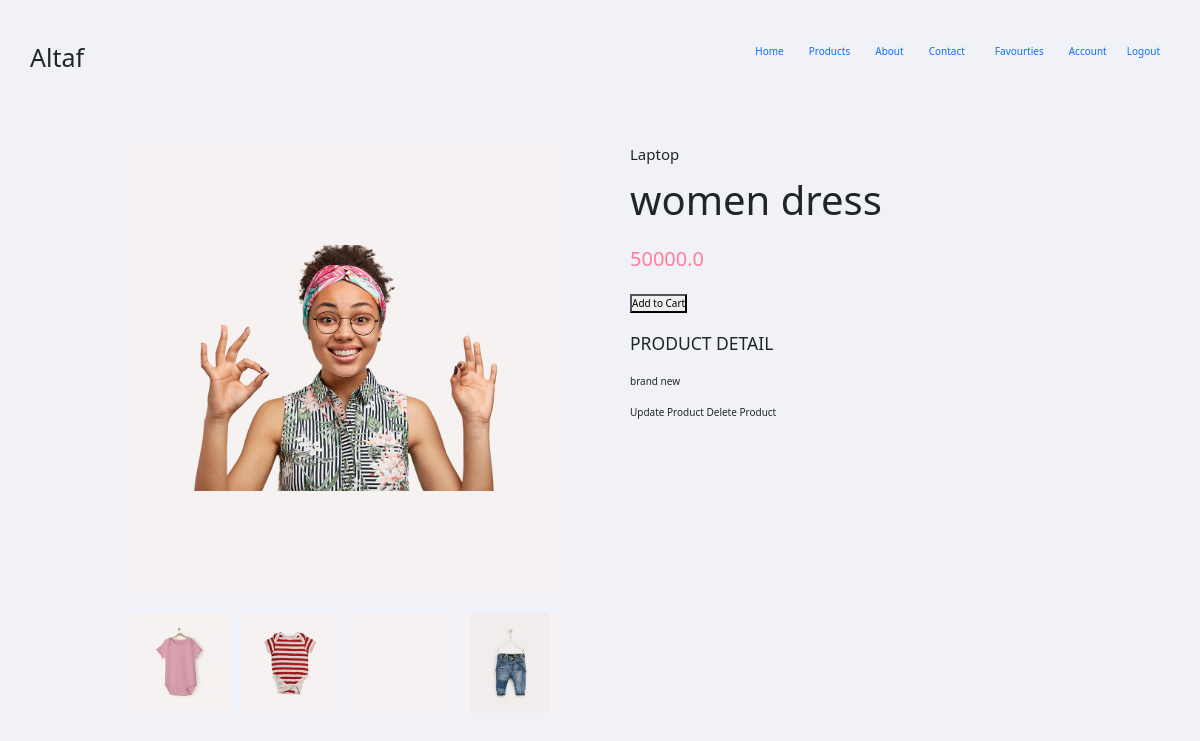
/details/2 (signed in), run on an earlier commit of the app's database.
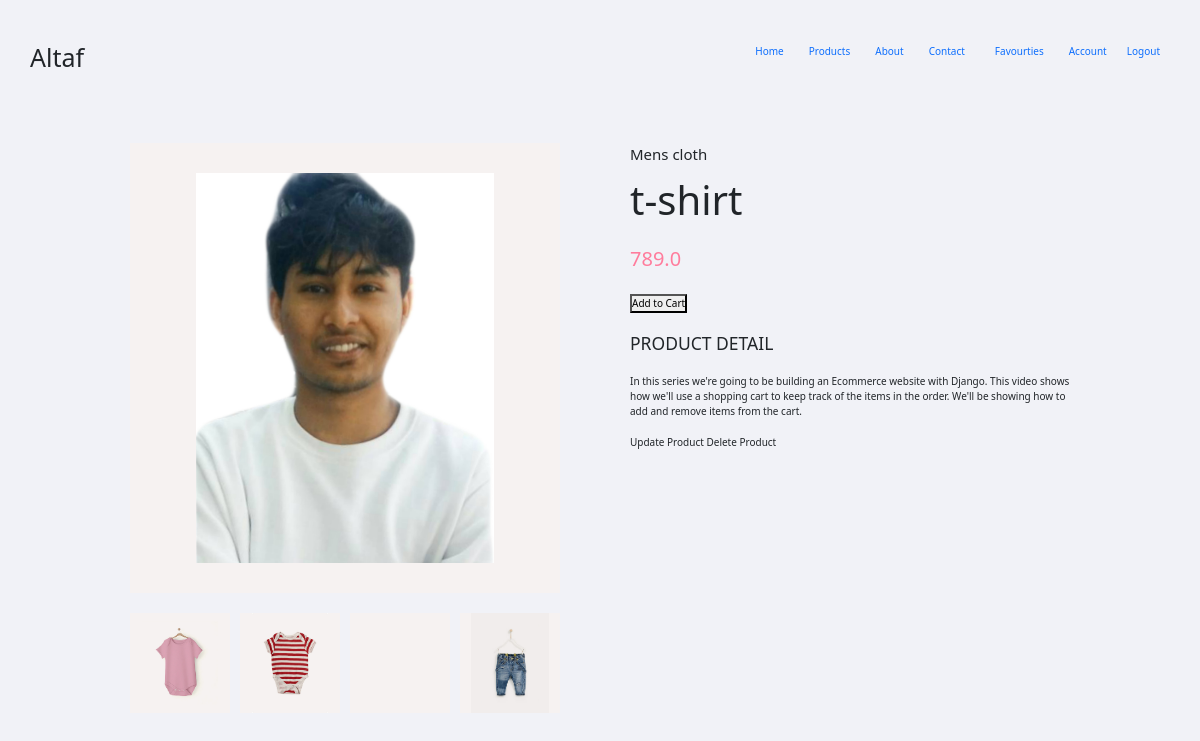
And on a later commit of the database.
### products/models.py (models this page shows, shortened)
class Product(models.Model):
    title = models.CharField(max_length=100)
    price = models.FloatField()
    discount_price = models.FloatField(blank=True, null=True)
    category = models.ForeignKey(Category,
                                 related_name='products',
                                 on_delete=models.CASCADE)
    description = models.TextField(blank=True, null=True)
    image = models.ImageField(upload_to='product_img',default='/static/images/cover.jpg')
    available = models.BooleanField(default=True)
    created_at = models.DateTimeField(auto_now_add=True)
    updated_at = models.DateTimeField(auto_now=True)
    favourites = models.ManyToManyField(
        User, related_name='favourite', default=None, blank=True)

class Category(models.Model):
    name = models.CharField(max_length=200,db_index=True)
    slug = models.SlugField(max_length=200,unique=True)
    image = models.ImageField(upload_to='category_img',default='/static/images/cover.jpg')
    created_at = models.DateTimeField(auto_now_add=True,blank=True, null=True)
    class Meta:
        ordering = ('name',)
        verbose_name = 'category'
        verbose_name_plural = 'categories'
    def __str__(self):
        return self.name

### products/views.py (the view)
# urls.py: path('details/<int:pk>', ProductDetailsView.as_view(), name='productdetails'),
class ProductDetailsView(DetailView):
    model = Product
    context_object_name = 'product_details'
    template_name ='products/productdetails.html'

### templates/products/productdetails.html (shortened to what this page needs)
{% extends 'base.html' %}
{% block content %}
{% include 'products/navbar.html' %}
 <section class="section product-detail">
    <div class="details container-md">
      <div class="left">
        <div class="main">
          <img src="{{ product_details.image.url }}" alt="">
        </div>
        <div class="thumbnails">
          <div class="thumbnail">
            <img src="./images/pic1.jpg" alt="">
          </div>
          <div class="thumbnail">
            <img src="./images/pic2.jpg" alt="">
          </div>
          <div class="thumbnail">
          </div>
          <div class="thumbnail">
            <img src="./images/pic4.jpg" alt="">
          </div>
        </div>
      </div>
      <div class="right">
        <span>{{product_details.category }}</span>
        <h1>{{ product_details.title }}</h1>
        <div class="price">{{ product_details.price }}</div>
        <form  action="/cart/">
          <button class="addCart" type="submit" >Add to Cart</button>
        </form>
        <h3>Product Detail</h3>
        <p>{{ product_details.description }}</p>
        <div class="nav tag-cloud">
          <a href="{% url 'products:update_product' product_details.pk %}">Update Product</a>
          <a href="{% url 'products:delete_product' product_details.pk %}">Delete Product</a>
      </div>
      </div>
    </div>
  </section>
{% endblock content %}

What changed in the data, as far as the page shows it:
changed Product: image: a different picture; category "Laptop" → "Mens cloth"; title "women dress" → "t-shirt"; price "50000.0" → "789.0"; description "brand new" → "In this series we're going to be building an Ecommerce website with Django. This video shows how we'll use a shopping cart to keep track of the items in the order. We'll be showing how to add and remove items from the cart."
